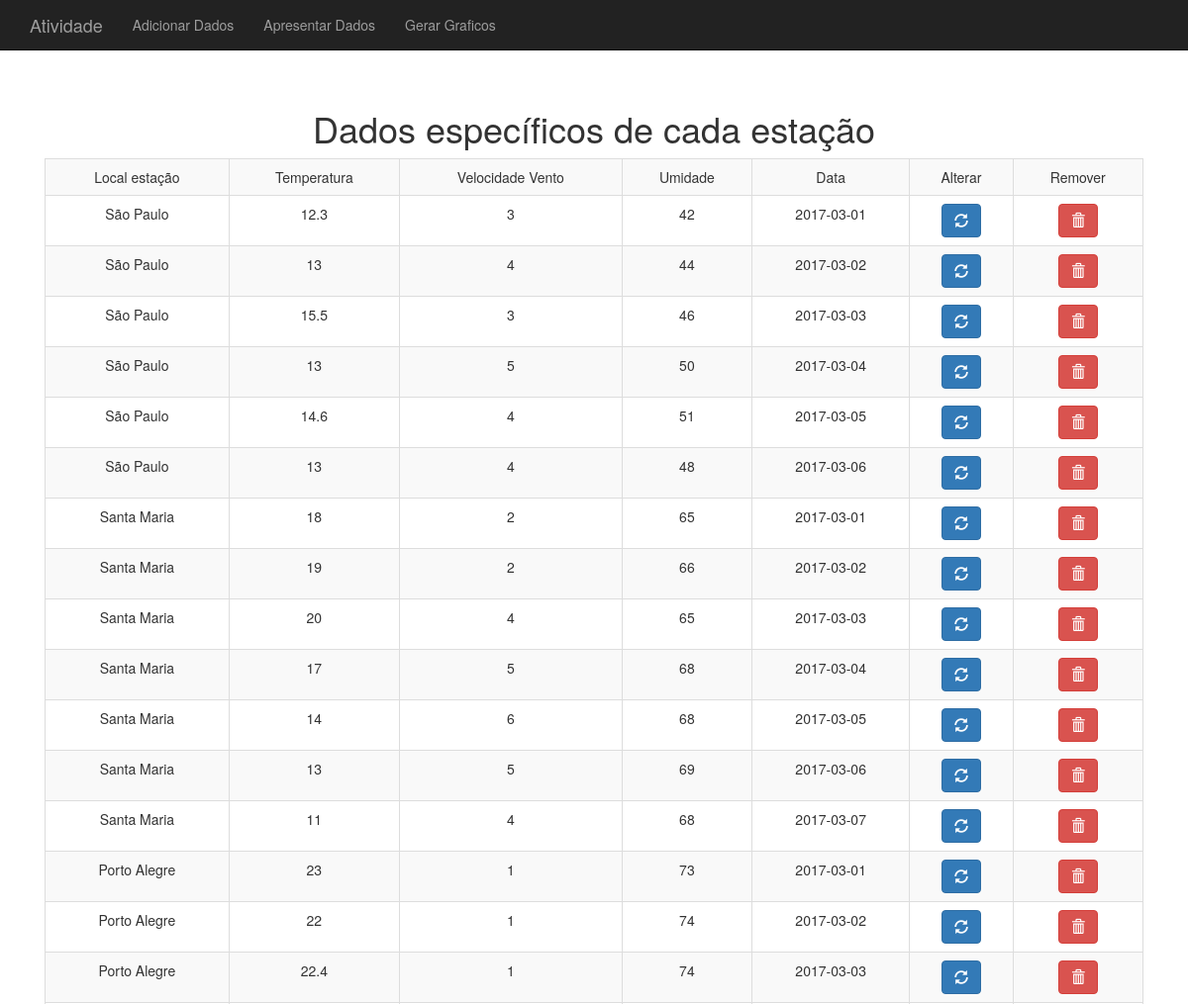
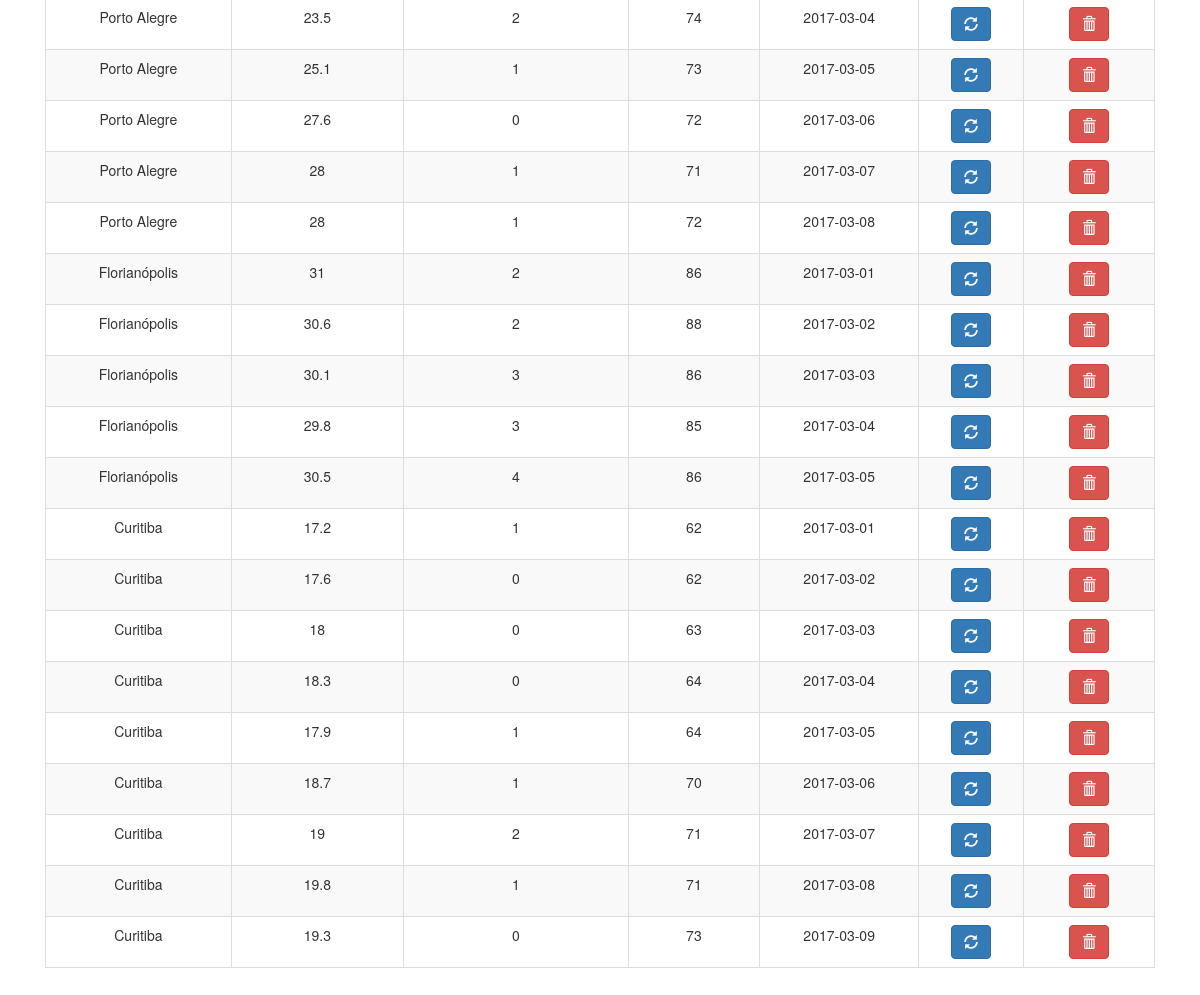
The page /view/lista-dados-estacoes.php on the database its author committed (2 pictures, top to bottom).
### tables this page shows
CREATE TABLE `dados` (
  `id` int(11) NOT NULL AUTO_INCREMENT,
  `estacao_id` int(11) NOT NULL,
  `temperatura` float DEFAULT NULL,
  `velocidade_vento` float DEFAULT NULL,
  `umidade` float DEFAULT NULL,
  `data` varchar(250) DEFAULT NULL,
  PRIMARY KEY (`id`)
);

CREATE TABLE `estacoes` (
  `id` int(11) NOT NULL AUTO_INCREMENT,
  `serial` varchar(255) DEFAULT NULL,
  `lat` varchar(255) DEFAULT NULL,
  `lon` varchar(255) DEFAULT NULL,
  `nome` varchar(100) DEFAULT NULL,
  PRIMARY KEY (`id`)
);

### dao/dados-estacoes-DAO.php (called while the page is built, shortened)
<?php
function listaDados($conexao){
    $dados = array();
    $resultado = mysqli_query($conexao, "select d.*, e.nome as estacao_nome from dados as d join estacoes as e on e.id= d.estacao_id");
    while($dado = mysqli_fetch_assoc($resultado)){
        array_push($dados, $dado);
    }
    return $dados;
}

### view/lista-dados-estacoes.php (the view, shortened to what this page needs)
<?php
include("cabecalho.php");
include("../util/conecta.php");
include("../dao/dados-estacoes-DAO.php");?>
<h1>Dados específicos de cada estação</h1>
<table class="table table-striped table-bordered">
    <tr >
        <td>Local estação</td>
        <td>Temperatura</td>
        <td>Velocidade Vento</td>
        <td>Umidade</td>
        <td>Data</td>
        <td>Alterar</td>
        <td>Remover</td>
    </tr>
    <?php
        $dados = listaDados($conexao);
        foreach($dados as $dado){
    ?>
    <tr>
        <td><?= $dado['estacao_nome']?></td>
        <td><?= $dado['temperatura']?></td>
        <td><?= $dado['velocidade_vento']?></td>
        <td><?= $dado['umidade']?></td>
        <td><?= $dado['data']?></td>
        <td><a class="btn btn-primary" href="altera-formulario.php?id=<?=$dado['id']?>"><span class="glyphicon glyphicon-refresh"></span></a></td>
        <td>
            <form action="../controller/remove-dados-estacoes.php" method="post">
                <button class="btn btn-danger"><span class="glyphicon glyphicon-trash"></span></button>
            </form>
        </td>
    </tr>
    <?php
        }
    ?>
</table>
<?php include("rodape.php");?>

### view/cabecalho.php (shortened to what this page needs)
<!DOCTYPE html>
<html lang="pt-br">
<head>
    <link rel="stylesheet" href="../css/bootstrap.css" charset="UTF-8">
    <link rel="stylesheet" href="../css/atividade.css" charset="UTF-8">
</head>
<body>
	<div class="navbar navbar-inverse navbar-fixed-top">
      <div class="container">
        <div class="navbar-header">
          <a class="navbar-brand" href="../index.php">Atividade</a>
        </div>
        <div class="">
          <ul class="nav navbar-nav">
            <li><a href="formulario-dados-estacoes.php">Adicionar Dados</a></li>
            <li><a href="lista-dados-estacoes.php">Apresentar Dados</a></li>
            <li><a href="gerar-graficos.php">Gerar Graficos</a></li>
          </ul>
        </div>
      </div>
    </div>
    <div class="container">
      <div class="principal">

### view/rodape.php
      </div>
    </div>
  </body>
</html>

### css/atividade.css (style rules this page uses)
body { padding-top: 50px; }
.principal { padding: 40px 15px; text-align: center; }

### rows shown on the page
dados: estacoes.nome "São Paulo", temperatura "12.3", velocidade_vento "3", umidade "42", data "2017-03-01"
dados: estacoes.nome "São Paulo", temperatura "13", velocidade_vento "4", umidade "44", data "2017-03-02"
dados: estacoes.nome "São Paulo", temperatura "15.5", velocidade_vento "3", umidade "46", data "2017-03-03"
dados: estacoes.nome "São Paulo", temperatura "13", velocidade_vento "5", umidade "50", data "2017-03-04"
dados: estacoes.nome "São Paulo", temperatura "14.6", velocidade_vento "4", umidade "51", data "2017-03-05"
dados: estacoes.nome "São Paulo", temperatura "13", velocidade_vento "4", umidade "48", data "2017-03-06"
dados: estacoes.nome "Santa Maria", temperatura "18", velocidade_vento "2", umidade "65", data "2017-03-01"
dados: estacoes.nome "Santa Maria", temperatura "19", velocidade_vento "2", umidade "66", data "2017-03-02"
dados: estacoes.nome "Santa Maria", temperatura "20", velocidade_vento "4", umidade "65", data "2017-03-03"
dados: estacoes.nome "Santa Maria", temperatura "17", velocidade_vento "5", umidade "68", data "2017-03-04"
dados: estacoes.nome "Santa Maria", temperatura "14", velocidade_vento "6", umidade "68", data "2017-03-05"
dados: estacoes.nome "Santa Maria", temperatura "13", velocidade_vento "5", umidade "69", data "2017-03-06"
dados: estacoes.nome "Santa Maria", temperatura "11", velocidade_vento "4", umidade "68", data "2017-03-07"
dados: estacoes.nome "Porto Alegre", temperatura "23", velocidade_vento "1", umidade "73", data "2017-03-01"
dados: estacoes.nome "Porto Alegre", temperatura "22", velocidade_vento "1", umidade "74", data "2017-03-02"
dados: estacoes.nome "Porto Alegre", temperatura "22.4", velocidade_vento "1", umidade "74", data "2017-03-03"
dados: estacoes.nome "Porto Alegre", temperatura "23.5", velocidade_vento "2", umidade "74", data "2017-03-04"
dados: estacoes.nome "Porto Alegre", temperatura "25.1", velocidade_vento "1", umidade "73", data "2017-03-05"
dados: estacoes.nome "Porto Alegre", temperatura "27.6", velocidade_vento "0", umidade "72", data "2017-03-06"
dados: estacoes.nome "Porto Alegre", temperatura "28", velocidade_vento "1", umidade "71", data "2017-03-07"
dados: estacoes.nome "Porto Alegre", temperatura "28", velocidade_vento "1", umidade "72", data "2017-03-08"
dados: estacoes.nome "Florianópolis", temperatura "31", velocidade_vento "2", umidade "86", data "2017-03-01"
dados: estacoes.nome "Florianópolis", temperatura "30.6", velocidade_vento "2", umidade "88", data "2017-03-02"
dados: estacoes.nome "Florianópolis", temperatura "30.1", velocidade_vento "3", umidade "86", data "2017-03-03"
dados: estacoes.nome "Florianópolis", temperatura "29.8", velocidade_vento "3", umidade "85", data "2017-03-04"
dados: estacoes.nome "Florianópolis", temperatura "30.5", velocidade_vento "4", umidade "86", data "2017-03-05"
dados: estacoes.nome "Curitiba", temperatura "17.2", velocidade_vento "1", umidade "62", data "2017-03-01"
dados: estacoes.nome "Curitiba", temperatura "17.6", velocidade_vento "0", umidade "62", data "2017-03-02"
dados: estacoes.nome "Curitiba", temperatura "18", velocidade_vento "0", umidade "63", data "2017-03-03"
dados: estacoes.nome "Curitiba", temperatura "18.3", velocidade_vento "0", umidade "64", data "2017-03-04"
dados: estacoes.nome "Curitiba", temperatura "17.9", velocidade_vento "1", umidade "64", data "2017-03-05"
dados: estacoes.nome "Curitiba", temperatura "18.7", velocidade_vento "1", umidade "70", data "2017-03-06"
dados: estacoes.nome "Curitiba", temperatura "19", velocidade_vento "2", umidade "71", data "2017-03-07"
dados: estacoes.nome "Curitiba", temperatura "19.8", velocidade_vento "1", umidade "71", data "2017-03-08"
dados: estacoes.nome "Curitiba", temperatura "19.3", velocidade_vento "0", umidade "73", data "2017-03-09"
